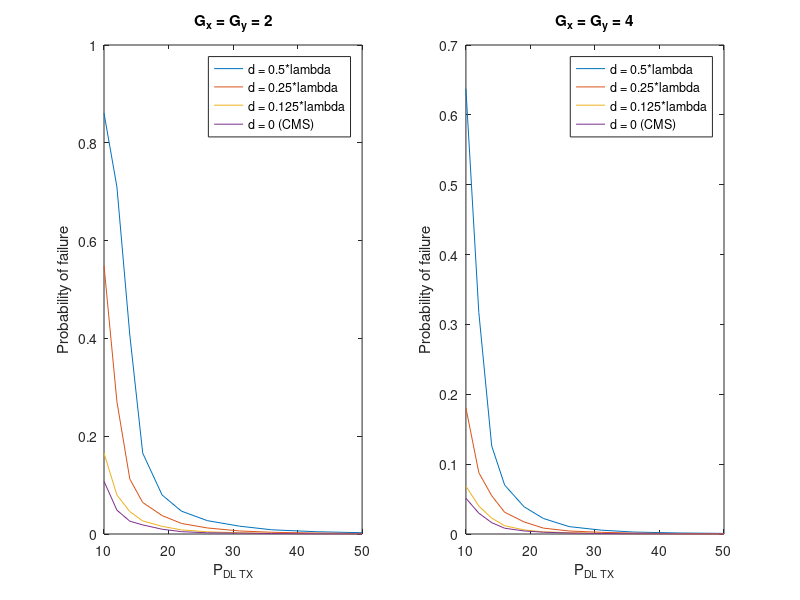

The MATLAB source for this figure:
clear all;close all;clc;
P_DL_TX = [10 12 14 16 19 22 26 31 36 43 50];
figure;
subplot(1,2,1);
load Probility_facilure1_F11.mat;
plot(P_DL_TX, Probility_facilure1);
hold on;

load Probility_facilure2_F11.mat;
plot(P_DL_TX, Probility_facilure2);
hold on;

load Probility_facilure3_F11.mat;
plot(P_DL_TX, Probility_facilure3);
hold on;

load Probility_facilure4_F11.mat;
plot(P_DL_TX, Probility_facilure4);
title('G_x = G_y = 2');
xlabel('P_D_L_ _T_X');
ylabel('Probability of failure');
legend('d = 0.5*lambda','d = 0.25*lambda','d = 0.125*lambda','d = 0 (CMS)');






subplot(1,2,2);
%figure;
load Probility_facilure11_F11.mat;
plot(P_DL_TX, Probility_facilure11);
hold on;

load Probility_facilure22_F11.mat;
plot(P_DL_TX, Probility_facilure22);
hold on;

load Probility_facilure33_F11.mat;
plot(P_DL_TX, Probility_facilure33);
hold on;

load Probility_facilure44_F11.mat;
plot(P_DL_TX, Probility_facilure44);
title('G_x = G_y = 4');
xlabel('P_D_L_ _T_X');
ylabel('Probability of failure');
legend('d = 0.5*lambda','d = 0.25*lambda','d = 0.125*lambda','d = 0 (CMS)');
